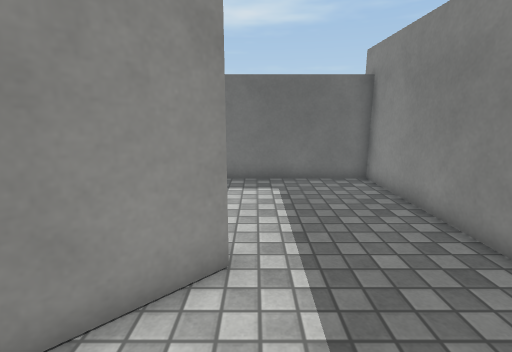
[1] (above)

13 first-person views from a walk through a scene from a Unity 3-D project. The camera is 1.3 m above the floor, tilts 12° down and sees 85° across. The floor is counted in squares, 0.5 m on a side. Each view is taken from the middle of a square. On the plan, view 1 faces up. The plan holds only what a view shows up to about 19 squares ahead; the rest is blank. The player character is not drawn. Surface patterns are stand-ins for the level's own textures.

[2]
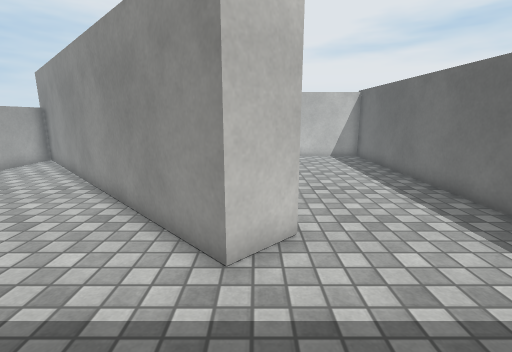

[3]
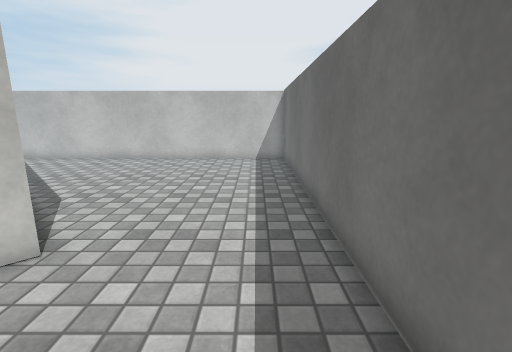

[4]
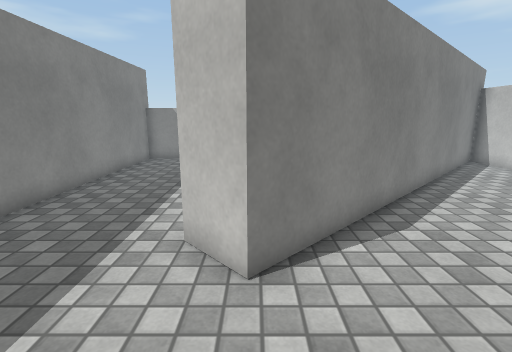

[5]
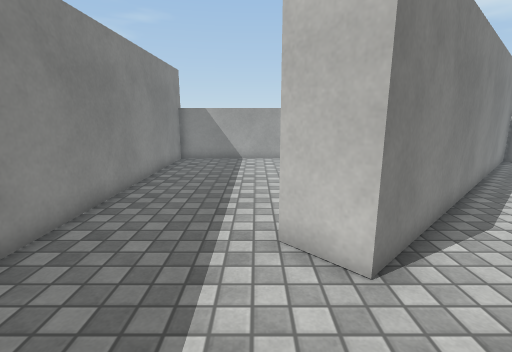

[6]
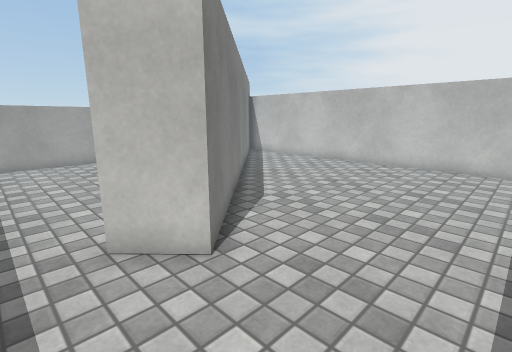

[7]
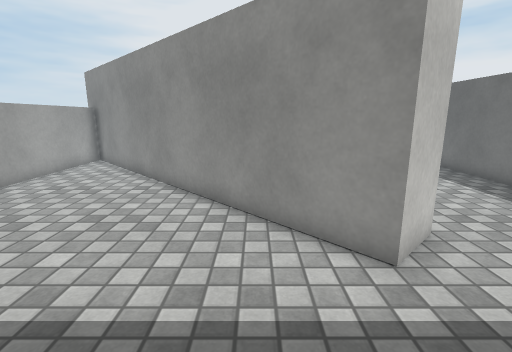

[8]
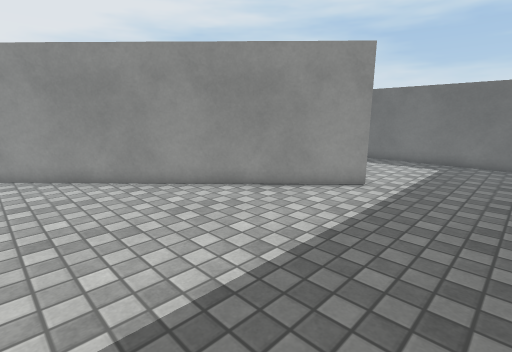

[9]
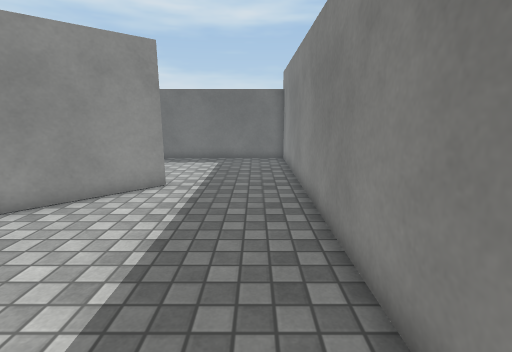

[10]
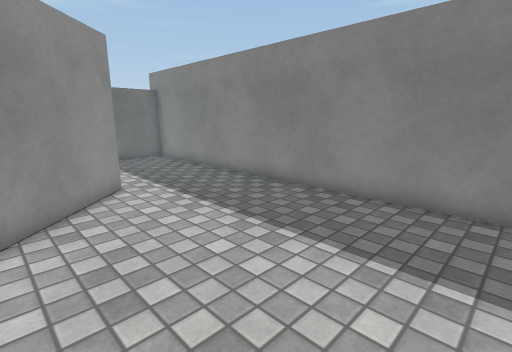

[11]
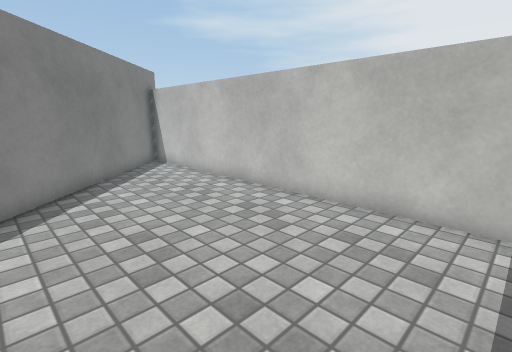

[12]
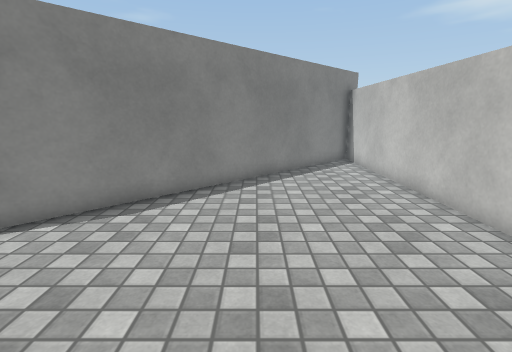

[13]
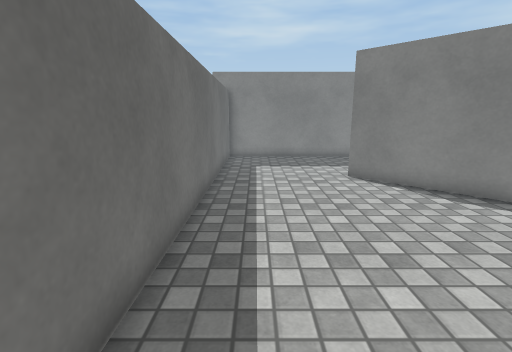

### Floor plan
Points are (right, up) in squares from view 1. A wall is a line through its corners. A room is listed if a view was taken in it or the views show most of it. See-through windows are left out.
Room 1 (views 1, 2, 3, 4, 5, 6, 7, 8, 9, 10, 11, 12, 13)
walls: (4.8, -7.5) (4.8, 11.8) (-14.7, 11.8) (-14.7, -6.4) (-1.9, 5.9) (-0.5, 4.5) (-12.4, -7)

Positions as (right, up) in squares from view 1, and headings:
1: (0, 0), facing up
2: (4, 5), facing left
3: (3, 10), facing left
4: (-2, 10), facing down
5: (0, 10), facing down
6: (1, 10), facing down-left
7: (4, 2), facing left
8: (4, -6), facing up-left
9: (3, -6), facing up
10: (-4, -6), facing up-right
11: (-7, 10), facing down-left
12: (-9, 11), facing down
13: (-14, 10), facing right
